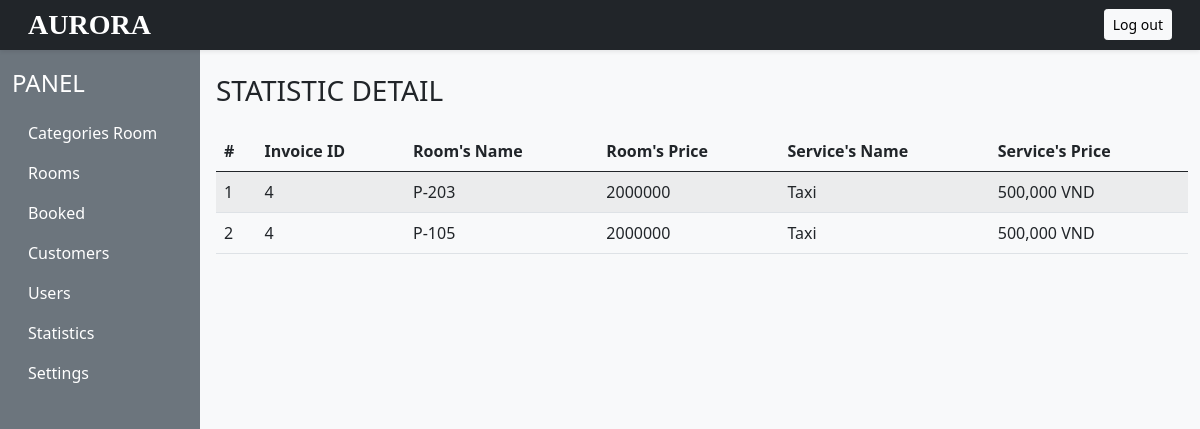
Screenshot of /source/admin/detail_statistics.php?id=4 with the database file from the repository.
### tables this page shows
CREATE TABLE `cthd` (
  `ID_HOADON` int(11) NOT NULL,
  `ID_PHONG` int(11) NOT NULL,
  `ID_DV` int(11) NOT NULL,
  `GIA_DV` int(11) NOT NULL,
  `GIA_PHONG` int(11) DEFAULT NULL,
  `CHECK_IN` date NOT NULL,
  `CHECK_OUT` date NOT NULL
);

CREATE TABLE `ds_phong` (
  `ID_PHONG` int(10) NOT NULL,
  `TEN_PHONG` varchar(30) NOT NULL,
  `ID_LOAIPHONG` varchar(10) NOT NULL,
  `DANHGIA` int(1) DEFAULT NULL,
  `HINHANH` varchar(100) DEFAULT NULL,
  `status` int(11) NOT NULL
);

CREATE TABLE `ds_loaiphong` (
  `ID_LOAIPHONG` char(10) NOT NULL,
  `TEN_LOAIPHONG` varchar(20) NOT NULL,
  `SOLUONG` int(1) NOT NULL,
  `GIA` int(1) NOT NULL,
  `HINHANH` varchar(100) NOT NULL,
  `FEATURES` varchar(50) NOT NULL,
  `FACILITIES` varchar(50) NOT NULL
);

CREATE TABLE `ds_dichvu` (
  `ID` int(11) NOT NULL,
  `TEN_DICHVU` varchar(30) NOT NULL,
  `GIA` int(11) NOT NULL
);

### source/connection.php (called while the page is built, shortened)
<?php
       if (!function_exists('currency_format')) {
              function currency_format($number, $suffix = ' VND') {
                  if (!empty($number)) {
                      return number_format($number, 0, ',', ',') . "{$suffix}";
                  }
              }
       }
?>

### source/admin/detail_statistics.php (the view, shortened to what this page needs)
<!DOCTYPE html>
<html lang="en">
<head>
    <link href="https://cdn.jsdelivr.net/npm/bootstrap@5.0.2/dist/css/bootstrap.min.css" rel="stylesheet">
    <link rel="stylesheet" href="https://cdn.jsdelivr.net/npm/bootstrap-icons@1.10.3/font/bootstrap-icons.css">
    <link rel="stylesheet" href="https://cdn.jsdelivr.net/npm/swiper@9/swiper-bundle.min.css" />
    <link rel="stylesheet" href="https://cdnjs.cloudflare.com/ajax/libs/font-awesome/4.7.0/css/font-awesome.min.css">
</head>
<body class="bg-light">
    <?php require("header.php");?>
    <?php
        require("../connection.php");
                $id = $_GET['id'];
                $sql = "select * from CTHD where ID_HOADON='$id'";
                $run = mysqli_query($connection, $sql);
                $num = mysqli_num_rows($run);
                if ($num == 0){
                    echo "Not found";
                }
                else{
    ?>
    <div class="conteiner-fluid" >
        <div class="row">
            <div class="col-10 ms-auto p-4 overflow-hidden">
            <h3 class="mb-4">STATISTIC DETAIL</h3>
            <table class="table table-striped table-hover">
            <thead>
                <tr>
                <th scope="col">#</th>
                <th scope="col">Invoice ID</th>
                <th scope="col">Room's Name</th>
                <th scope="col">Room's Price</th>
                <th scope="col">Service's Name</th>
                <th scope="col">Service's Price</th>
                </tr>
            </thead>
            <tbody>
                <tr>
                    <?php
                        $i = 1;
                        while ($row = mysqli_fetch_array($run)) {
                            $p = "SELECT * FROM DS_DICHVU WHERE ID='" . $row['ID_DV'] . "'";
                            $e = mysqli_query($connection, $p);
                            $re = mysqli_fetch_array($e);
                            $o = "SELECT * FROM DS_PHONG WHERE ID_PHONG='" . $row['ID_PHONG'] . "'";
                            $m = mysqli_query($connection, $o);
                            $h = mysqli_fetch_array($m);
                            $a = "SELECT * FROM DS_LOAIPHONG WHERE ID_LOAIPHONG='" . $h['ID_LOAIPHONG'] . "'";
                            $t = mysqli_query($connection, $a);
                            $_r = mysqli_fetch_array($t);
                    ?>
                        <td><?php echo $i ?></td>
                        <td><?php echo $row['ID_HOADON']?></td>
                        <td><?php echo $h['TEN_PHONG'] ?></td>
                        <td><?php echo $_r['GIA'] ?></td>
                        <td><?php echo $re['TEN_DICHVU'] ?></td>
                        <td><?php echo currency_format($re['GIA']) ?></td>
                </tr>
                    <?php
                        $i = $i+1;
                            }
                    ?>
            </tbody>
            </div>
        </div>
<?php }
 ?>
</html>

### rows the page displays
cthd: ID_HOADON "4", ID_PHONG.TEN_PHONG "P-203", ds_loaiphong.GIA "2000000", ID_DV.TEN_DICHVU "Taxi", ID_DV.GIA "500,000 VND"
cthd: ID_HOADON "4", ID_PHONG.TEN_PHONG "P-105", ds_loaiphong.GIA "2000000", ID_DV.TEN_DICHVU "Taxi", ID_DV.GIA "500,000 VND"
